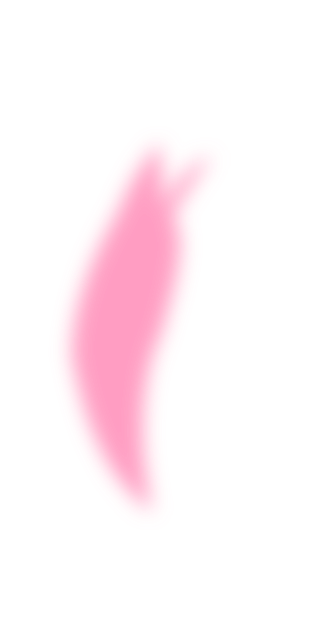
#> input picture login/senbonzakura/assets/images/petal-glow-a.png, 320 x 640 px, found by its file name; its folder holds 3 pictures in this run
$ python build_greeter.py
#> lines starting #> are read from the running program, lines starting #| are printed output that depends on the picture; after the words box and inside, x2 and y2 are one past the last pixel; in counts of white or black regions, pixels touching at a corner belong together; pictures that were not available may be replaced by others from this repository, and a replacement may not be noted
#!/usr/bin/env python3
"""Build the two videos the SDDM theme plays.

    tools/build_greeter.py

`sequence.mp4` is the whole cut, played once when the greeter starts.
`idle_loop.mp4` loops underneath for as long as the user takes to type.

The sequence gets its soundtrack from tools/build_audio.py, which runs last
because it muxes into the file this script writes. The idle loop stays silent
on purpose -- see Background.qml.

Both get a deband and a light temporal grain. That is not a stylistic choice:
the dark shots arrive from a 1.6 Mbit source with about six distinct luma
levels across the near-black background, which measures as flat runs averaging
111 pixels -- visible contour rings on a decent panel, and the login screen is
mostly dark. Dithering breaks those runs to under two pixels. The grain also
hides the 8-pixel blocking in the storm, where gradients across the DCT grid
sit 34% above their neighbours.

The idle loop is the dark hold, because it is the only stretch calm enough to
read a login panel against: measured luma 11 and local contrast 0.02 in the
region the panel occupies, where the storm the sequence ends on measures 175.
On its own that is very close to black, so the matted petals are composited
back over it at low opacity -- enough to keep the screen alive while the user
types without lifting the background into the panel's way.
"""
import subprocess
import sys
from pathlib import Path

import numpy as np
from PIL import Image

ROOT = Path(__file__).resolve().parent.parent
OUT = ROOT / 'login' / 'senbonzakura' / 'assets' / 'video'
FPS = 24

# Deband, then dither. coupling=1 treats the planes together so the fix does
# not tint. The noise is temporal (allf=t) because a fixed pattern reads as
# dirt on the screen, while one that changes every frame reads as grain.
# Sharpen first, on the clean plate, then deband, then dither. Contrast
# Adaptive Sharpen rather than an unsharp mask: at matched strength unsharp
# pushes twice as many pixels to clip, which on line art is a halo down every
# contour. cas at 0.8 lifts high-frequency energy 40% with clipping essentially
# unchanged (0.45% -> 0.52%).
GRADE = ('cas=strength=0.8,'
         'deband=1thr=0.01:2thr=0.01:3thr=0.01:range=24:blur=1:coupling=1,'
         'noise=alls=2:allf=t+u')

# CRF 14, not 18. The dither costs bitrate, and at 18 the encoder spends it by
# smoothing exactly the detail the sharpen just added: measured against the
# plate, CRF 18 keeps a laplacian of 3.02 where CRF 14 keeps 3.92. Sharpening
# into too low a bitrate is work thrown away.
CRF = '14'

SHOTS = ['shot01_release', 'shot02_sink', 'shot03_bankai', 'shot04_declare',
         'shot05_firstjet', 'shot06_columns', 'shot07_wall', 'shot08_arcs',
         'shot09_stand']

HOLD_SHOT = 'shot03_bankai'
HOLD_FRAMES = 42
PETAL_SHOT = 'shot07_wall'
# The idle loop uses its OWN matte, not the one the reveal uses. The reveal
# wants the whole storm; the login wants only what looks good held under a
# password field for as long as someone takes to type. Built with --no-core so
# the bright jets are not forced opaque -- laid over a near-black hold at low
# opacity they came through as grey vertical smears, swinging the frame's
# column brightness from 12 to 92 -- and with --open 2, which drops anything
# too thin to read as a blossom. A one-pixel speck at low opacity is not a
# petal, it is dirt on the screen, and the frame fills with grey dust.
PETAL_DIR = 'matte_packed_idle'
# Higher than it was, because there is far less of it now: coverage fell from
# 15-35% of frame to 14-19% once the jets and specks went.
PETAL_OPACITY = 0.46


def build_sequence():
    lst = ROOT / 'shots' / 'review' / '_seq.txt'
    files = []
    for s in SHOTS:
        files += sorted((ROOT / 'shots' / s / 'plate').glob('*.png'))
    lst.parent.mkdir(parents=True, exist_ok=True)
    lst.write_text(''.join(f"file '{f}'\nduration {1/FPS}\n" for f in files)
                   + f"file '{files[-1]}'\n")
    out = OUT / 'sequence.mp4'
    subprocess.run(['ffmpeg', '-hide_banner', '-loglevel', 'error', '-y',
                    '-f', 'concat', '-safe', '0', '-i', str(lst),
                    '-vf', f'{GRADE},fps={FPS}',
                    '-c:v', 'libx264', '-preset', 'veryslow', '-crf', CRF,
                    '-pix_fmt', 'yuv420p', '-movflags', '+faststart',
                    str(out)], check=True)
    lst.unlink()
    print(f'  sequence.mp4  {len(files)} frames, {len(files)/FPS:.2f}s, '
          f'{out.stat().st_size/1e6:.1f} MB')


def build_idle():
    hold = sorted((ROOT / 'shots' / HOLD_SHOT / 'plate').glob('*.png'))[:HOLD_FRAMES]
    petal = sorted((ROOT / 'shots' / PETAL_SHOT / PETAL_DIR).glob('*.png'))
    if not petal:
        sys.exit(f'no matte frames in {PETAL_DIR}; run:\n'
                 f'  tools/matte.py {PETAL_SHOT} --out /dev/null '
                 f'--no-core --open 2 --tag _idle')

    # Forward-only with a two-frame crossfade at the wrap. The loop used to
    # ping-pong (forward then reverse), which is seam-free but makes the petals
    # visibly drift up and then back every pass. This hold is near-static
    # (frame-to-frame diff ~0.02), so a forward loop with a short blend at the
    # wrap reads as a calm continuous drift and never reverses.
    n = min(len(hold), len(petal))

    tmp = ROOT / 'shots' / 'review' / '_idle'
    tmp.mkdir(parents=True, exist_ok=True)
    for f in tmp.glob('*.png'):
        f.unlink()

    lumas = []
    comps = []
    for i in range(n):
        bg = np.asarray(Image.open(hold[i]).convert('RGB')).astype(np.float32)
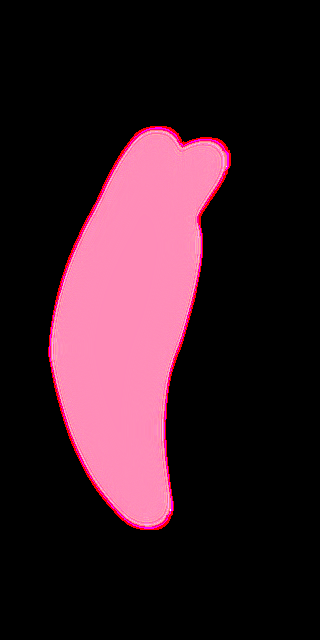
#> bg: shape (640, 320, 3) float32; mean R, G, B 54.7, 28, 37.9
        pk = np.asarray(Image.open(petal[i]).convert('RGB')).astype(np.float32)
        w = pk.shape[1] // 2
#> w = 160
        rgb, a = pk[:, :w], (pk[:, w:, :1] / 255.0) * PETAL_OPACITY
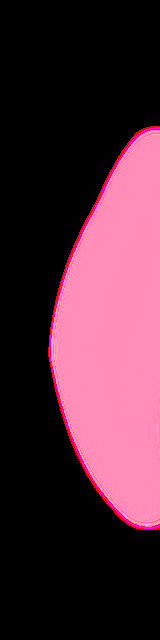
#> rgb: shape (640, 160, 3) float32; mean R, G, B 80.7, 42.3, 56.6
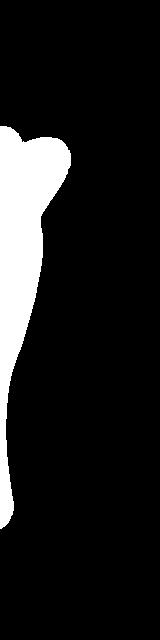
#> a: shape (640, 160, 1) float32; values 0 (black) and 0.46 (white), 11.2% white; 1 white region, box (x1, y1, x2, y2) and area: (0, 126, 71, 529) 11504
        # The matte is straight, not premultiplied, so composite the long way.
#> (the run stopped early here; a loop or call above may not have finished)
